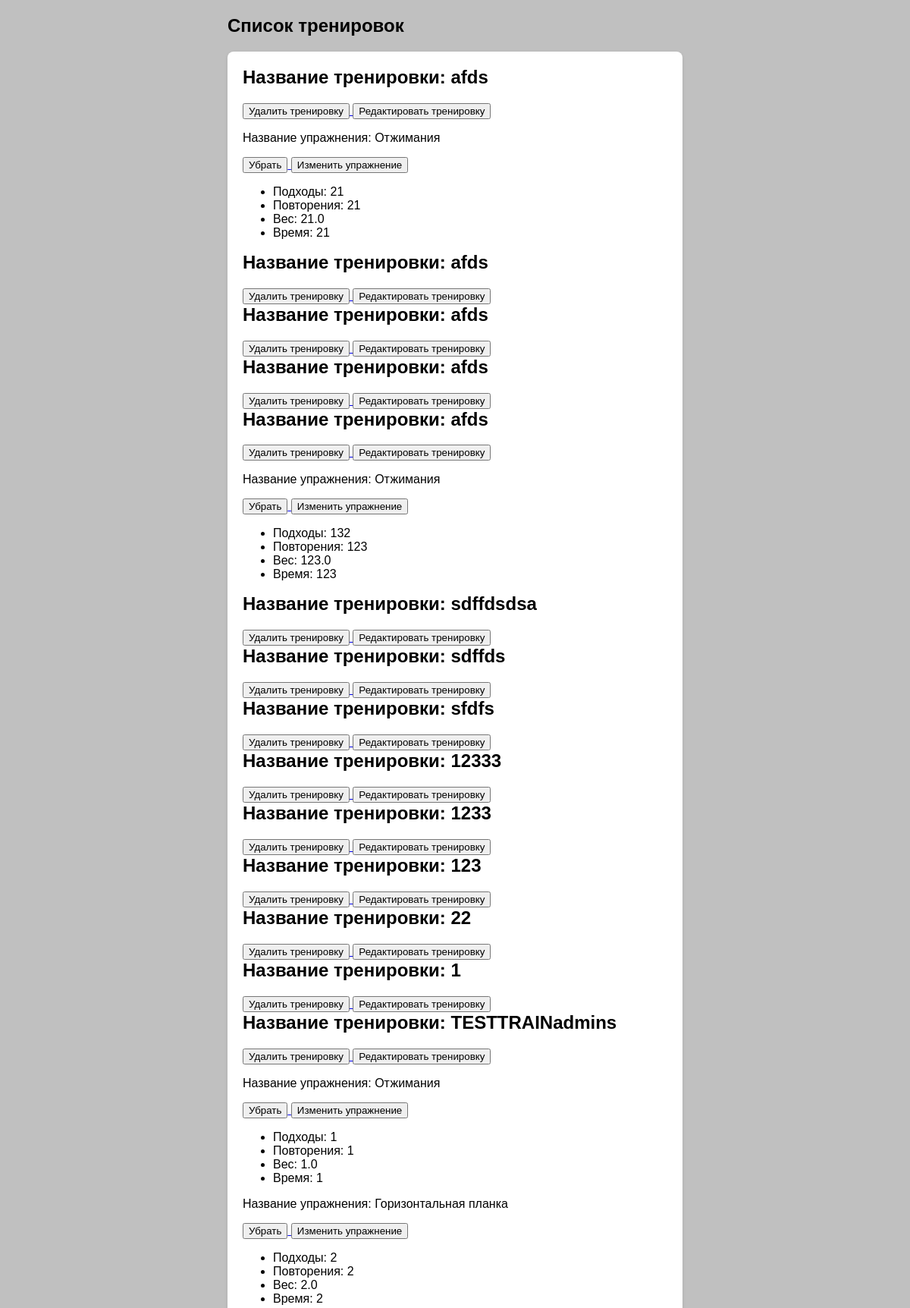
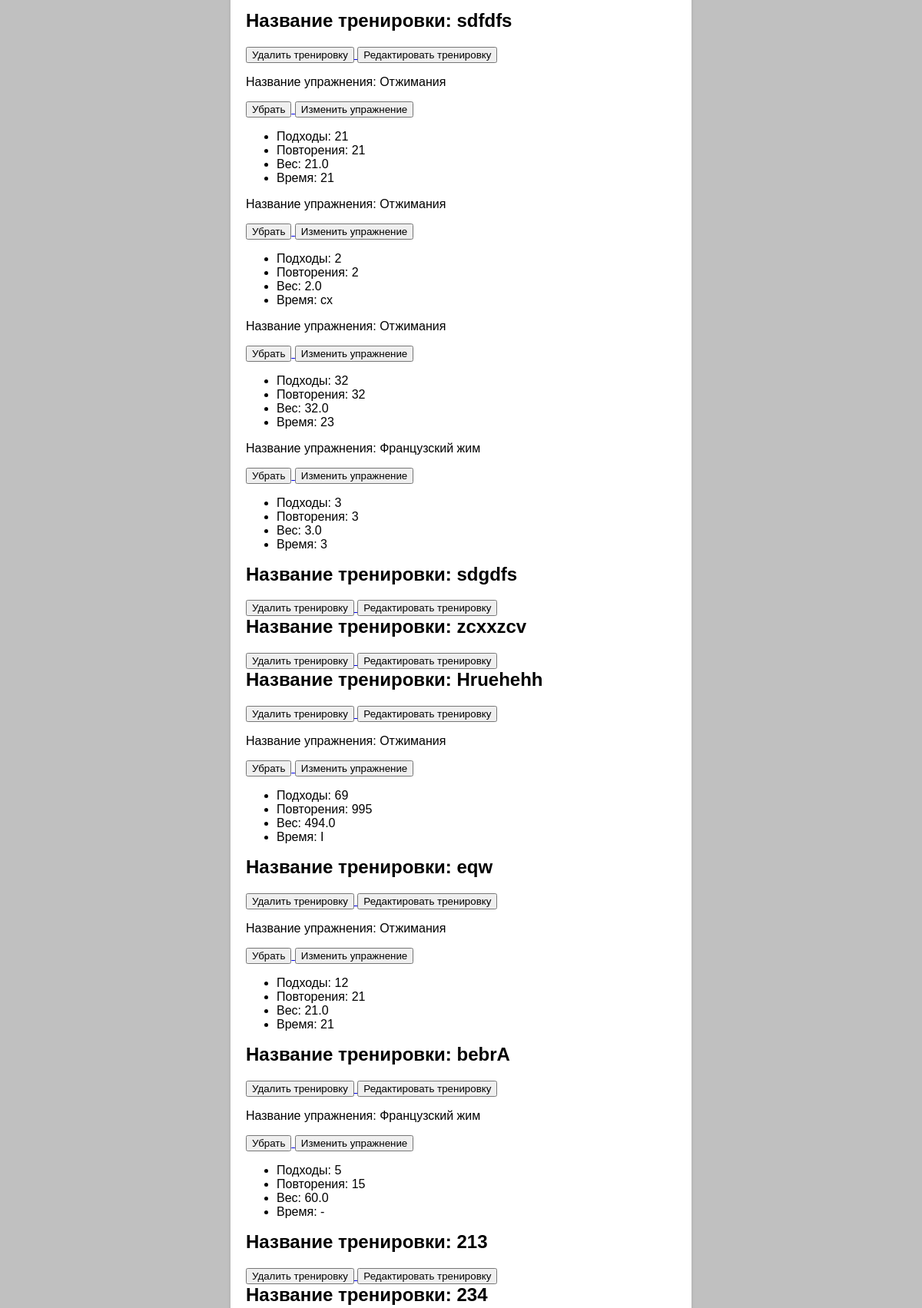
The app's page /workout/TRAINLISTTEST.html (signed in, upper part) with its own data (2 pictures, top to bottom).
### fastfitworkout/models.py (models this page shows, shortened)
class Training(models.Model):
    name = models.CharField(max_length=64)
    exercises = models.ManyToManyField(Exercise, through='ExerciseInTraining')
    uid = models.PositiveIntegerField(default=1)

class Exercise(models.Model):
    exercise_name = models.CharField(max_length=64)
    muscle_group = models.CharField(max_length=64)
    technique_description = models.CharField(max_length=512)
    uid = models.PositiveIntegerField(default=1)

class ExerciseInTraining(models.Model):
    training = models.ForeignKey(Training, on_delete=models.CASCADE)
    exercise = models.ForeignKey(Exercise, on_delete=models.CASCADE)
    time = models.CharField(max_length=64)
    sets = models.PositiveIntegerField()
    repetitions = models.PositiveIntegerField()
    weight = models.FloatField()
    uid = models.PositiveIntegerField(default=1)

### fastfitworkout/views.py (the view)
# urls.py: path('TRAINLISTTEST.html', views.TrainListView.as_view(), name="TRAINLISTTEST"),
class TrainListView(LoginRequiredMixin, TemplateView):
    template_name = 'TRAINLISTTEST.html'
    def get_context_data(self, **kwargs):
        context = super().get_context_data(**kwargs)
        context['TRAINS'] = utilscustom.get_spec_set_exrc(self.request.user.id)
        return context

### fastfitweb/templates/TRAINLISTTEST.html (shortened to what this page needs)
<!DOCTYPE html>
<html lang="ru">
<head>
</head>
<body>
    <div class="container">
    <h2>Список тренировок</h2>
 <div class="exercise-list">
    {% for train_name, train_data in TRAINS.items %}
        <h2>Название тренировки: {{ train_data.name }}</h2>
     <a href=" /someremoveaddr/{{ training.id }}" onclick="removeExercise(this); /someremoveaddr/{{ training.id };">
                            <button>Удалить тренировку</button>
                        </a>
     <a href=" /someeditaddr/{{ exercise.id }}" onclick="removeExercise(this); /someeditaddr/{{ exercise.id };">
                            <button>Редактировать тренировку</button>
                        </a>
        {% for exercise_name, exercise_data in train_data.exercises.items %}
        <p>Название упражнения: {{ exercise_data.name }}</p>
     <a href=" /someremoveaddr/{{ exercise.id }}" onclick="removeExercise(this); /someremoveaddr/{{ exercise.id };">
                            <button>Убрать</button>
                        </a>
     <a href=" /someeditaddr/{{ exercise.id }}" onclick="removeExercise(this); /someeditaddr/{{ exercise.id };">
                            <button>Изменить упражнение</button>
                        </a>
            <ul>
                <li>Подходы: {{ exercise_data.params.sets }}</li>
                <li>Повторения: {{ exercise_data.params.repetitions }}</li>
                <li>Вес: {{ exercise_data.params.weight }}</li>
                <li>Время: {{ exercise_data.params.time }}</li>
            </ul>
        {% endfor %}
    {% endfor %}
</div>
</div>
</body>
</html>

### fastfitweb/templates/TRAINLISTTEST.html (style rules this page uses)
body { font-family: Arial, sans-serif; display: flex; justify-content: center; align-items: flex-start; background-color: #c0c0c0; margin: 0; padding: 20px; }
.container { width: 600px; }
.exercise-list { padding: 20px; background-color: #fff; border-radius: 8px; box-shadow: 0 2px 5px rgba(0, 0, 0, 0.1); }
h2 { margin-top: 0; }

### records on screen
Training: name "afds"
Exercise: name "Отжимания" "Отжимания" "Отжимания" "Отжимания" "Отжимания" "Отжимания" "Отжимания" "Отжимания"
ExerciseInTraining: params.weight "21.0", params.time "21"
Training: name "afds"
Training: name "afds"
Training: name "afds"
Training: name "afds"
ExerciseInTraining: params.weight "123.0", params.time "123"
Training: name "sdffdsdsa"
Training: name "sdffds"
Training: name "sfdfs"
Training: name "12333"
Training: name "1233"
Training: name "123"
Training: name "22"
Training: name "TESTTRAINadmins"
ExerciseInTraining: params.weight "1.0"
Exercise: name "Горизонтальная планка"
ExerciseInTraining: params.weight "2.0"
Training: name "sdfdfs"
ExerciseInTraining: params.weight "21.0", params.time "21"
ExerciseInTraining: params.weight "2.0", params.time "cx"
ExerciseInTraining: params.weight "32.0", params.time "23"
Exercise: name "Французский жим" "Французский жим"
ExerciseInTraining: params.weight "3.0"
Training: name "sdgdfs"
Training: name "zcxxzcv"
Training: name "Hruehehh"
ExerciseInTraining: params.weight "494.0"
Training: name "eqw"
ExerciseInTraining: params.weight "21.0", params.time "21"
Training: name "bebrA"
ExerciseInTraining: params.weight "60.0"
Training: name "213"
Training: name "234"

### other values on screen
{{ exercise_data.params.sets }} "21" "132" "1" "2" "21" "2" "32" "3" "69" "12" "5"
{{ exercise_data.params.repetitions }} "21" "123" "1" "2" "21" "2" "32" "3" "995" "21" "15"
{{ train_data.name }} "1"
{{ exercise_data.params.time }} "1" "2" "3" "I" "-"
